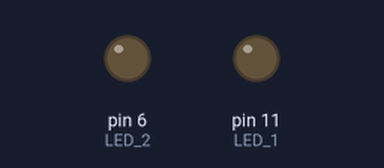
This sketch was run on a simulated Arduino Uno, built with avr-gcc and run on an emulated ATmega328P. Shown: output pins drawn as LEDs (lit = HIGH).

Above: at 0.15 s.
Timing chart, 0 to 1.6 s (numbered marks = the images above):
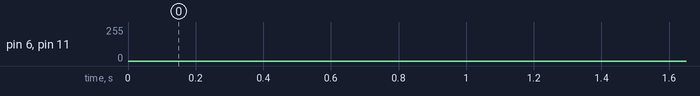

The sketch:

ControlsTest.ino
```cpp
/**
 * Title: ControlsTest
 * Author: D Cooper Dalrymple
 * Created: 11/10/2020
 * Updated: 11/10/2020
 * Description: Simple controls test with serial data output for Mozzi Mono Synth.
 * https://dcooperdalrymple.com/
 */

#define LED_1 11
#define LED_2 6

#define BUTTON_1 12
#define BUTTON_2 8

#define KNOB_1 A5
#define KNOB_2 A4
#define KNOB_3 A0
#define KNOB_4 A1
#define KNOB_5 A2
#define KNOB_6 A3

void setup() {
    Serial.begin(9600);

    pinMode(LED_1, OUTPUT);
    pinMode(LED_2, OUTPUT);

    pinMode(BUTTON_1, INPUT_PULLUP);
    pinMode(BUTTON_2, INPUT_PULLUP);

    pinMode(KNOB_1, INPUT);
    pinMode(KNOB_2, INPUT);
    pinMode(KNOB_3, INPUT);
    pinMode(KNOB_4, INPUT);
    pinMode(KNOB_5, INPUT);
    pinMode(KNOB_6, INPUT);
}

byte ledState = false;
byte i = 0;
void loop() {
    for (i = 0; i < 256; i++) {
        if (!!ledState) {
            analogWrite(LED_1, i);
            analogWrite(LED_2, 255 - i);
        } else {
            analogWrite(LED_1, 255 - i);
            analogWrite(LED_2, i);
        }
        delay(4);
    }
    ledState = !ledState;

    Serial.print("Button 1: ");
    if (!!digitalRead(BUTTON_1)) {
        Serial.println("Off");
    } else {
        Serial.println("On");
    }
    Serial.print("Button 2: ");
    if (!!digitalRead(BUTTON_2)) {
        Serial.println("Off");
    } else {
        Serial.println("On");
    }

    Serial.print("Knob 1: ");
    Serial.println(analogRead(KNOB_1));
    Serial.print("Knob 2: ");
    Serial.println(analogRead(KNOB_2));
    Serial.print("Knob 3: ");
    Serial.println(analogRead(KNOB_3));
    Serial.print("Knob 4: ");
    Serial.println(analogRead(KNOB_4));
    Serial.print("Knob 5: ");
    Serial.println(analogRead(KNOB_5));
    Serial.print("Knob 6: ");
    Serial.println(analogRead(KNOB_6));
}
```
